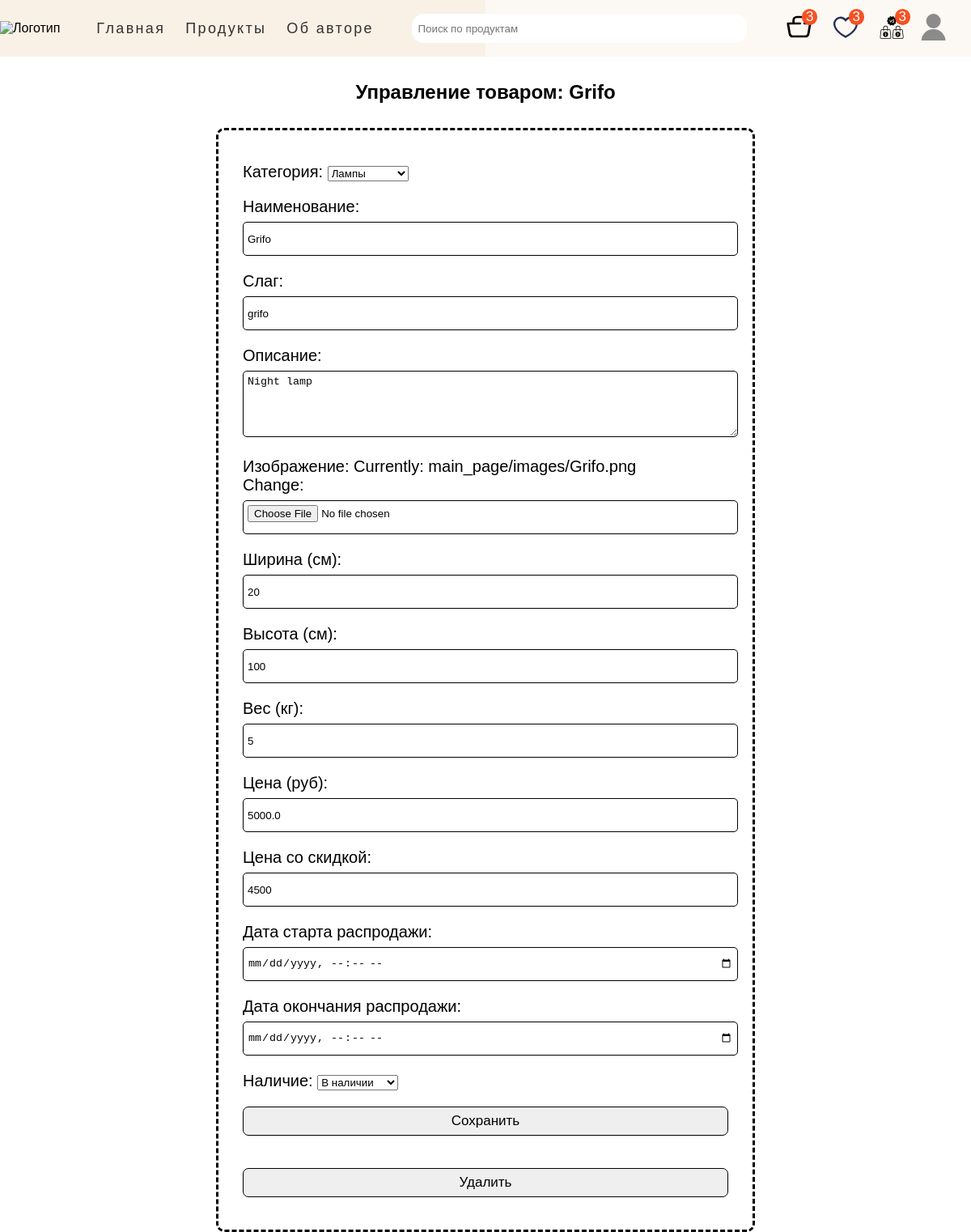
The page /products/product/8/grifo (signed in) on the database its author committed.
### main_page/models.py (models this page shows, shortened)
class Menu(models.Model):
    title = models.CharField(max_length=50)
    url = models.CharField(max_length=100)
    class Meta:
        verbose_name = 'Меню'
        verbose_name_plural = 'Меню'

class Product(models.Model):
    category = models.ForeignKey(Category, on_delete=models.CASCADE, null=True,
                                 verbose_name='Категория')
    name = models.CharField(max_length=50, db_index=True, verbose_name='Наименование', null=True)
    slug = models.SlugField(max_length=100, db_index=True, null=True, verbose_name='Слаг')
    description = models.TextField(max_length=350, verbose_name='Описание', null=True)
    img = models.ImageField(upload_to='main_page/images', verbose_name='Изображение', null=True)
    width = models.CharField(max_length=10, verbose_name='Ширина (см)', null=True)
    height = models.CharField(max_length=10, verbose_name='Высота (см)', null=True)
    weight = models.CharField(max_length=10, verbose_name='Вес (кг)', null=True)
    price = models.FloatField(max_length=6, verbose_name='Цена (руб)', null=True)
    discount_price = models.CharField(max_length=10, null=True, verbose_name='Цена со скидкой')
    start_date = models.DateTimeField(null=True, blank=True, verbose_name='Дата старта распродажи')
    end_date = models.DateTimeField(null=True, blank=True, verbose_name='Дата окончания распродажи')
    availability_status = models.ForeignKey(ProductAvailability, on_delete=models.CASCADE, null=True, verbose_name='Наличие')
    reviewer = models.ForeignKey(Profile, on_delete=models.CASCADE, null=True, blank=True)
    vote_total = models.IntegerField(default=0, null=True, blank=True)
    vote_ratio = models.IntegerField(default=0, null=True, blank=True)
    created = models.DateTimeField(auto_now_add=True, null=True)
    updated = models.DateTimeField(auto_now=True, null=True)
    cart_prods = models.ForeignKey(ShoppingCart, on_delete=models.CASCADE, null=True)
    class Meta:
        ordering = ('name', '-vote_ratio', '-vote_total')
        index_together = ('id', 'slug',)
        verbose_name = 'Товар'
        verbose_name_plural = 'Товары'

class Category(models.Model):
    name = models.CharField(max_length=100, db_index=True, verbose_name='Категория')
    slug = models.SlugField(max_length=100, db_index=True, unique=True)
    class Meta:
        ordering = ('name',)
        verbose_name = 'Категория'
        verbose_name_plural = 'Категории'
    def __str__(self):
        return self.name

class ProductAvailability(models.Model):
    availability_status = models.CharField(max_length=12, verbose_name='Статус товара', null=True)
    class Meta:
        verbose_name = 'Статус наличия'
        verbose_name_plural = 'Статусы наличия'
    def __str__(self):
        return self.availability_status

### main_page/views.py (the view, shortened to what this page needs)
# urls.py: path('product/<int:prod_id>/<slug:slug>', views.product_detail, name='product_detail'),
@login_required
def product_detail(request, prod_id, slug):
    menu = Menu.objects.all()
    product = Product.objects.get(id=prod_id, slug=slug)
    cart_prods_counter = request.user.shoppingcart_set.all()
    favourite_prods_counter = request.user.favourite_set.all()
    compare_prods_counter = request.user.compare_set.all()
    if request.method == 'GET':
        if request.user.is_staff or request.user.is_superuser:
            form_prod = ProductForm(instance=product)
            return render(request, 'main_page/edit_prod.html', {
                'product': product,
                'form_prod': form_prod,
                'menu': menu,
                'cart_prods_counter': cart_prods_counter,
                'favourite_prods_counter': favourite_prods_counter,
                'compare_prods_counter': compare_prods_counter
            })

### main_page/forms.py
class ProductForm(ModelForm):
    class Meta:
        model = Product
        fields = ['category', 'name', 'slug', 'description', 'img', 'width', 'height', 'weight', 'price',
                  'discount_price', 'start_date', 'end_date', 'availability_status']
        widgets = {
            'start_date': forms.DateTimeInput(attrs={'type': 'datetime-local'}),
            'end_date': forms.DateTimeInput(attrs={'type': 'datetime-local'})
        }

### templates/main_page/edit_prod.html (shortened to what this page needs)
{% extends 'main_page/base.html' %}
{% load static %}
{% block css %}
    <link rel="stylesheet" href="{% static 'css/edit-prod.css' %}">
{% endblock %}
{% block content %}
    <h2>Управление товаром: <b>{{ product.name }}</b></h2>
    <section>
        <div class="content container">
            <div class="edit-product">
                <form method="post" class="edit-form" enctype="multipart/form-data">
                    {{ form_prod.as_p }}
                    <div class="button">
                        <button class="save-btn btn">Сохранить</button>
                    </div>
                </form>
                <div class="control-buttons">
                    <form action="{% url 'main_page:delete' product.id %}" method="post" class="edit-form">
                        <div class="button">
                            <button class="del-btn btn">Удалить</button>
                        </div>
                    </form>
                </div>
            </div>
        </div>
    </section>
{% endblock %}

### templates/main_page/base.html (shortened to what this page needs)
<!DOCTYPE html>
{% load static %}
<html lang="en">
<head>
    <link rel="stylesheet" href="{% static 'css/base.css' %}">
    <link rel="stylesheet" href="{% static 'fonts/Gilroy-Medium.woff' %}">
    {% block css %} {% endblock %}
</head>
<body>
        <header class="page-header">
            <div class="page-header__wrapper container">
                <nav class="site-nav page-header__site-nav">
                    <div class="page-header__logo">
                        <a href="{% url 'main_page:index' %}">
                            <img src="{% static 'main_page/funiro-logo.svg' %}" alt="Логотип">
                        </a>
                    </div>
                    <ul class="site-nav__list">
                        {% for item in menu %}
                            <li class="site-nav__item"><a href="{{ item.url }}">{{ item.title }}</a></li>
                        {% endfor %}
                    </ul>
                </nav>
                <div class="site-nav__search-block">
                    <form action="{% url 'main_page:index' %}" method="get">
                        <div class="form_field">
                            <input class="search-bar" id="formInput#search" type="text" name="search_query"
                                       value="{{ search_query }}" placeholder="Поиск по продуктам"/>
                        </div>
                    </form>
                </div>
                <div class="user-nav__user-block">
                    {% if user.is_authenticated %}
                        <div class="user-nav__shop_block">
                            <span class="cart-counter">{{ cart_prods_counter.count }}</span>
                            <span class="favourite-counter">{{ favourite_prods_counter.count }}</span>
                            <span class="compare-counter">{{ compare_prods_counter.count }}</span>
                            <a href="{% url 'cart:cart' %}"><img src="{% static 'main_page/shop_cart.svg' %}"
                                                                 height="32" width="33" alt="Корзина товаров">
                            </a>
                            <a href="{% url 'favourites:all_products' %}"><img src="{% static 'main_page/favourites-icon.svg' %}"
                                                                               width="32" height="33" alt="Избранное">
                            </a>
                            <a href="{% url 'compare:all_compare' %}"><img src="{% static 'main_page/compare.svg' %}"
                                                                               width="32" height="33" alt="Избранное">
                            </a>
                        </div>
                        <div class="user-nav__profile">
                            <a class="user-nav__logo" id="user-icon" href="{% url 'main_page:index' %}">
                                <img src="{% static 'main_page/user_logo.svg' %}"
                                     width="32" height="33" alt="Пользователь">
                            </a>
                        </div>
                    {% else %}
                        <ul class="user-nav__user-auth">
                            <li><a href="{% url 'signup' %}">Зарегистрироваться</a></li>
                            <li><a href="{% url 'login' %}">Войти</a></li>
                        </ul>
                    {% endif %}
                </div>
            </div>
        </header>
        {% block content %}{% endblock %}
</body>
</html>

### main_page/static/css/base.css (style rules this page uses)
html, body { height: 100%; }
body { padding: 0; margin: 0; font-family: 'Gilroy Medium', 'Arial', sans-serif; background-color: #ffffff; }
.page-header { left: 0; background-image: url("../main_page/main-back-2.png"), url("../main_page/main-back-1.png"); background-size: 50% 100%, 50% 100%; background-repeat: no-repeat, no-repeat; background-position: left, right; }
h1, h2, h3, p { margin: 0; padding: 0; }
.container { max-width: 1240px; min-width: 320px; margin: 0 auto; box-sizing: border-box }
a { text-decoration: none; color: black; cursor: pointer; }
.page-header { position: sticky; top: 0; z-index: 100; }
ul { margin: 0; padding: 0; }
.page-header { background-color: lightgray; }
.page-header__wrapper { display: flex; flex-wrap: wrap; justify-content: space-between; align-items: center; height: 70px; }
.page-header__site-nav { display: flex; align-items: center; }
.site-nav__list { display: flex; margin-left: 20px; list-style: none; }
.site-nav__search-block { position: relative; }
.site-nav__search-block input { width: 400px; height: 30px; border-radius: 15px; padding: 3px 7px 3px 7px; border: none; }
.site-nav__item, .user-nav__logo { margin: 15px 0 15px 0; padding-left: 25px; }
.site-nav__item a { font-size: 18px; line-height: 19px; color: #303032; letter-spacing: .13em; }
.user-nav__user-block { display: flex; align-items: center; }
.user-nav__logo { margin: 0; padding: 0; }
.user-nav__profile { display: flex; justify-content: center; flex-direction: column; align-items: center; margin-right: 30px; }
.user-nav__profile { position: relative; display: block; }
.user-nav__shop_block { display: flex; position: relative; margin-right: 20px; }
.user-nav__shop_block a:not(:last-child) { margin-right: 25px; }
.user-nav__shop_block span { position: absolute; text-transform: uppercase; font-size: 17px; padding: 0 5px 0 5px; border-radius: 100%; color: white; background-color: #f55123; }
.cart-counter { top: -6px; left: 20px; }
.favourite-counter { top: -6px; right:50px; }
.compare-counter { top: -6px; right: -7px; }

### main_page/static/css/edit-prod.css (style rules this page uses)
h2 { text-align: center; padding: 30px 0 30px 0; }
.content { display: flex; justify-content: center; align-items: center; flex-direction: column; }
.edit-product { display: flex; flex-direction: column; justify-content: center; align-items: center; padding: 30px; border-radius: 10px; border: 3px dashed black; }
.edit-form { width: 600px; font-size: 20px; border-radius: 7px; text-align: left; box-sizing: border-box; }
.edit-form select { width: 100px; }
.edit-form label { margin: 0 0 7px 0; }
.edit-form input, textarea { padding: 5px; width: 100%; border: 1px solid black; margin: 7px 0 0 0; height: 30px; border-radius: 5px; }
.edit-form textarea { height: 70px; }
.edit-form > * { padding: 10px 0 10px 0; }
.control-buttons { display: flex; flex-direction: column; justify-content: center; align-items: center; margin-top: 20px; }
.control-buttons .button { text-align: center; width: 100%; }
.save-btn, .del-btn { width: 100%; font-size: 17px; padding: 7px; border-radius: 7px; cursor: pointer; border: 1px solid black; }
.save-btn { color: black; }
.del-btn { color: black; }

### rows shown on the page
Menu: title "Главная"
Menu: title "Продукты"
Menu: title "Об авторе"
Product: name "Grifo", category "Лампы", slug "grifo", description "Night lamp", width "20", height "100", weight "5", price "5000.0", discount_price "4500"
Category: name "Grifo"
ProductAvailability: availability_status "В наличии"

### other values the page prints
{{ cart_prods_counter.count }} "3"
{{ favourite_prods_counter.count }} "3"
{{ compare_prods_counter.count }} "3"
